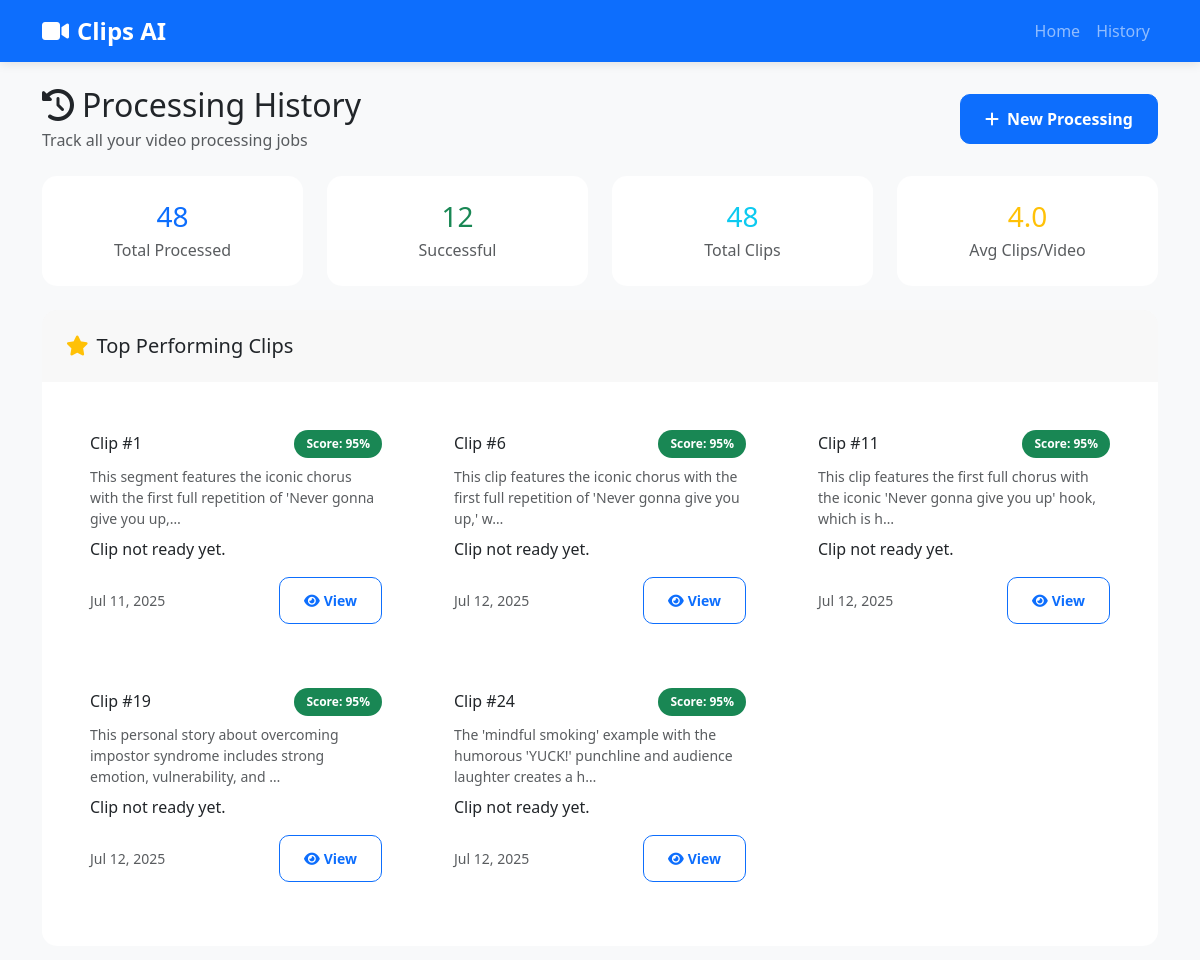
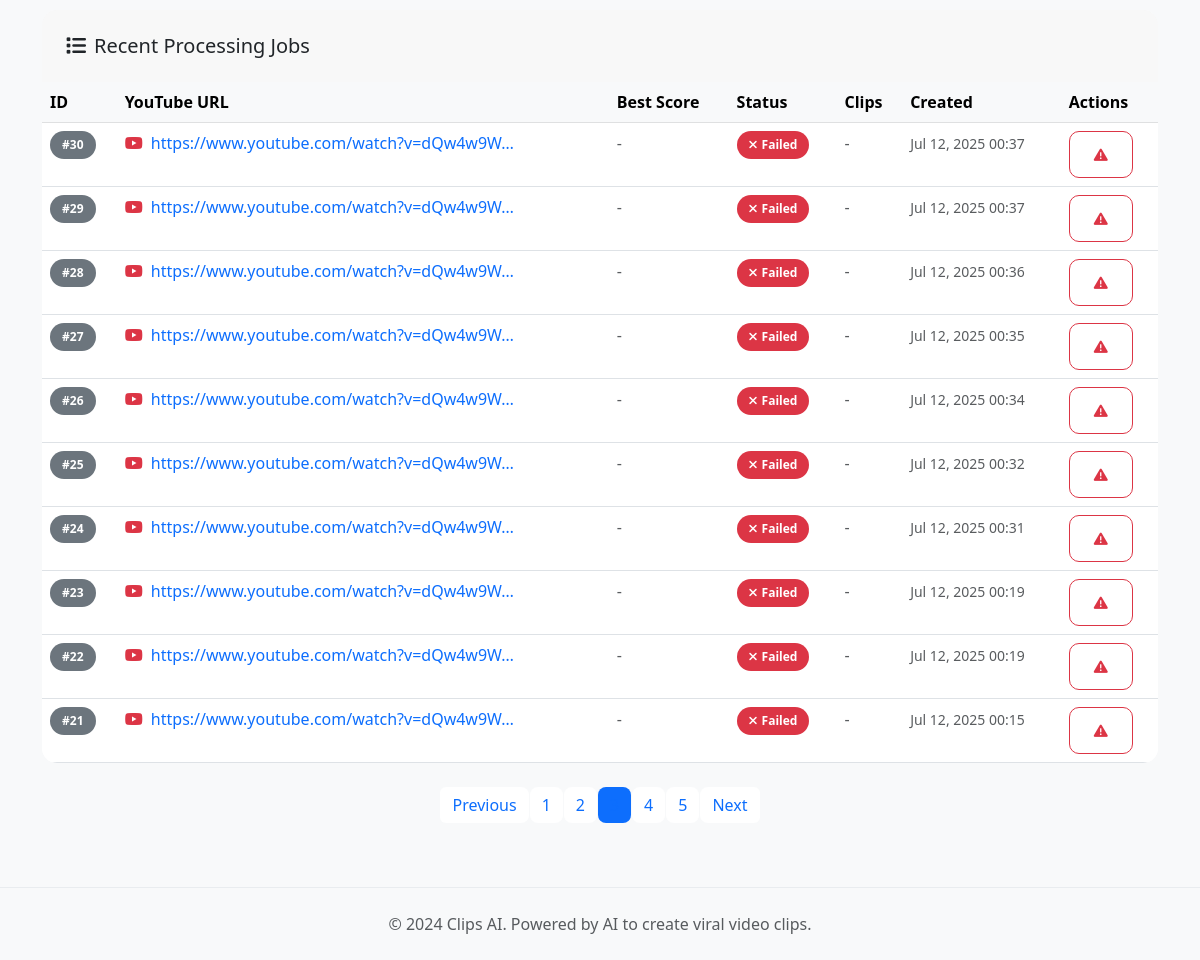
Screenshot of /history/?page=3 with the database file from the repository (2 pictures, top to bottom).
### core/models.py (models this page shows, shortened)
class ViralClip(models.Model):
    video_processing = models.ForeignKey(VideoProcessing, on_delete=models.CASCADE, related_name='clips')
    start_timestamp = models.FloatField(help_text="Start time in seconds")
    end_timestamp = models.FloatField(help_text="End time in seconds")
    justification = models.TextField(help_text="Why this moment is viral")
    emotional_keywords = models.JSONField(default=list, blank=True)
    urgency_indicators = models.JSONField(default=list, blank=True)
    virality_score = models.IntegerField(help_text="Score from 0-100", null=True, blank=True)
    clip_url = models.URLField(max_length=500, blank=True, null=True)
    preview_url = models.URLField(max_length=500, blank=True, null=True)
    created_at = models.DateTimeField(default=timezone.now)
    class Meta:
        ordering = ['-virality_score', '-created_at']

class VideoProcessing(models.Model):
    youtube_url = models.URLField(max_length=500)
    clip_duration = models.IntegerField(help_text="Duration in seconds")
    created_at = models.DateTimeField(default=timezone.now)
    status = models.CharField(max_length=20, choices=[
        ('pending', 'Pending'),
        ('processing', 'Processing'),
        ('completed', 'Completed'),
        ('failed', 'Failed')
    ], default='pending')
    error_message = models.TextField(blank=True, null=True)

### core/views.py (the view)
# urls.py: path('history/', views.history, name='history'),
def history(request):
    video_processings = VideoProcessing.objects.annotate(
        best_score=models.Max('clips__virality_score'),
        clip_count=models.Count('clips')
    ).order_by('-best_score', '-created_at')
    paginator = Paginator(video_processings, 10)  # 10 items per page
    page_number = request.GET.get('page')
    page_obj = paginator.get_page(page_number)
    total_processed = VideoProcessing.objects.count()
    successful_processings = VideoProcessing.objects.filter(status='completed').count()
    total_clips = ViralClip.objects.count()
    avg_clips_per_video = total_clips / successful_processings if successful_processings > 0 else 0
    top_clips = ViralClip.objects.order_by('-virality_score')[:5]
    context = {
        'video_processings': page_obj,
        'total_processed': total_processed,
        'successful_processings': successful_processings,
        'total_clips_generated': total_clips,
        'avg_clips_per_video': round(avg_clips_per_video, 1),
        'success_percentage': (successful_processings / total_processed * 100) if total_processed > 0 else 0,
        'top_clips': top_clips
    }
    return render(request, 'core/history.html', context)

### core/templates/core/history.html (shortened to what this page needs)
{% extends 'core/base.html' %}
{% block content %}
<div class="row">
    <div class="col-12">
        <div class="d-flex justify-content-between align-items-center mb-4">
            <div>
                <h2 class="mb-1">
                    <i class="fas fa-history me-2"></i>Processing History
                </h2>
                <p class="text-muted mb-0">Track all your video processing jobs</p>
            </div>
            <a href="{% url 'core:index' %}" class="btn btn-primary">
                <i class="fas fa-plus me-2"></i>New Processing
            </a>
        </div>
        <div class="row mb-4">
            <div class="col-md-3">
                <div class="card text-center">
                    <div class="card-body">
                        <h3 class="text-primary mb-1">{{ total_processed }}</h3>
                        <p class="text-muted mb-0">Total Processed</p>
                    </div>
                </div>
            </div>
            <div class="col-md-3">
                <div class="card text-center">
                    <div class="card-body">
                        <h3 class="text-success mb-1">{{ successful_processings }}</h3>
                        <p class="text-muted mb-0">Successful</p>
                    </div>
                </div>
            </div>
            <div class="col-md-3">
                <div class="card text-center">
                    <div class="card-body">
                        <h3 class="text-info mb-1">{{ total_clips_generated }}</h3>
                        <p class="text-muted mb-0">Total Clips</p>
                    </div>
                </div>
            </div>
            <div class="col-md-3">
                <div class="card text-center">
                    <div class="card-body">
                        <h3 class="text-warning mb-1">{{ avg_clips_per_video }}</h3>
                        <p class="text-muted mb-0">Avg Clips/Video</p>
                    </div>
                </div>
            </div>
        </div>
        {% if top_clips %}
        <div class="card mb-4">
            <div class="card-header">
                <h5 class="mb-0">
                    <i class="fas fa-star text-warning me-2"></i>Top Performing Clips
                </h5>
            </div>
            <div class="card-body">
                <div class="row">
                    {% for clip in top_clips %}
                    <div class="col-md-4 mb-3">
                        <div class="card h-100">
                            <div class="card-body">
                                <div class="d-flex justify-content-between align-items-center mb-2">
                                    <h6 class="mb-0">Clip #{{ clip.id }}</h6>
                                    <span class="badge bg-success">Score: {{ clip.virality_score }}%</span>
                                </div>
                                <p class="text-muted small mb-2">{{ clip.justification|truncatechars:100 }}</p>
                                {% if clip.clip_url %}
                                    <video controls width="100%" src="{{ clip.clip_url }}" style="max-height:200px;"></video>
                                    <a href="{{ clip.clip_url }}" download class="btn btn-success btn-sm mt-2">Download</a>
                                {% else %}
                                    <p>Clip not ready yet.</p>
                                {% endif %}
                                <div class="d-flex justify-content-between align-items-center mt-2">
                                    <small class="text-muted">{{ clip.created_at|date:"M d, Y" }}</small>
                                    <a href="{% url 'core:clip_detail' clip.id %}" class="btn btn-sm btn-outline-primary">
                                        <i class="fas fa-eye me-1"></i>View
                                    </a>
                                </div>
                            </div>
                        </div>
                    </div>
                    {% endfor %}
                </div>
            </div>
        </div>
        {% endif %}
        <div class="card">
            <div class="card-header">
                <h5 class="mb-0">
                    <i class="fas fa-list me-2"></i>Recent Processing Jobs
                </h5>
            </div>
            <div class="card-body p-0">
                {% if video_processings %}
                    <div class="table-responsive">
                        <table class="table table-hover mb-0">
                            <thead class="table-light">
                                <tr>
                                    <th>ID</th>
                                    <th>YouTube URL</th>
                                    <th>Best Score</th>
                                    <th>Status</th>
                                    <th>Clips</th>
                                    <th>Created</th>
                                    <th>Actions</th>
                                </tr>
                            </thead>
                            <tbody>
                                {% for processing in video_processings %}
                                <tr data-processing-id="{{ processing.id }}">
                                    <td>
                                        <span class="badge bg-secondary">#{{ processing.id }}</span>
                                    </td>
                                    <td>
                                        <a href="{{ processing.youtube_url }}" target="_blank" class="text-decoration-none">
                                            <i class="fab fa-youtube text-danger me-1"></i>
                                            {{ processing.youtube_url|truncatechars:40 }}
                                        </a>
                                    </td>
                                    <td>
                                        {% if processing.best_score %}
                                            <span class="badge bg-success">{{ processing.best_score }}%</span>
                                        {% else %}
                                            <span class="text-muted">-</span>
                                        {% endif %}
                                    </td>
                                    <td>
                                        {% if processing.status == 'completed' %}
                                            <span class="badge bg-success">
                                                <i class="fas fa-check me-1"></i>Completed
                                            </span>
                                        {% elif processing.status == 'processing' %}
                                            <span class="badge bg-warning">
                                                <i class="fas fa-spinner fa-spin me-1"></i>Processing
                                            </span>
                                        {% elif processing.status == 'failed' %}
                                            <span class="badge bg-danger">
                                                <i class="fas fa-times me-1"></i>Failed
                                            </span>
                                        {% else %}
                                            <span class="badge bg-secondary">
                                                <i class="fas fa-clock me-1"></i>Pending
                                            </span>
                                        {% endif %}
                                    </td>
                                    <td>
                                        {% if processing.status == 'completed' %}
                                            <span class="badge bg-primary">{{ processing.clip_count }}</span>
                                        {% else %}
                                            <span class="text-muted">-</span>
                                        {% endif %}
                                    </td>
                                    <td>
                                        <small class="text-muted">
                                            {{ processing.created_at|date:"M d, Y H:i" }}
                                        </small>
                                    </td>
                                    <td>
                                        <div class="btn-group btn-group-sm" role="group">
                                            {% if processing.status == 'failed' %}
                                                <button type="button"
                                                        class="btn btn-outline-danger"
                                                        data-bs-toggle="tooltip"
                                                        title="Error: {{ processing.error_message|truncatechars:50 }}"
                                                        onclick="showErrorDetails('{{ processing.error_message|escapejs }}')">
                                                    <i class="fas fa-exclamation-triangle"></i>
                                                </button>
                                            {% endif %}
                                        </div>
                                    </td>
                                </tr>
                                {% endfor %}
                            </tbody>
                        </table>
                    </div>
                {% endif %}
            </div>
        </div>
        {% if video_processings.has_other_pages %}
            <nav aria-label="History pagination" class="mt-4">
                <ul class="pagination justify-content-center">
                    {% if video_processings.has_previous %}
                        <li class="page-item">
                            <a class="page-link" href="?page={{ video_processings.previous_page_number }}">Previous</a>
                        </li>
                    {% endif %}
                    {% for num in video_processings.paginator.page_range %}
                        {% if video_processings.number == num %}
                            <li class="page-item active">
                                <span class="page-link">{{ num }}</span>
                            </li>
                        {% elif num > video_processings.number|add:'-3' and num < video_processings.number|add:'3' %}
                            <li class="page-item">
                                <a class="page-link" href="?page={{ num }}">{{ num }}</a>
                            </li>
                        {% endif %}
                    {% endfor %}
                    {% if video_processings.has_next %}
                        <li class="page-item">
                            <a class="page-link" href="?page={{ video_processings.next_page_number }}">Next</a>
                        </li>
                    {% endif %}
                </ul>
            </nav>
        {% endif %}
    </div>
</div>
{% endblock %}

### static/css/style.css (style rules this page uses)
:root { --primary-color: #0d6efd; --secondary-color: #6c757d; --success-color: #198754; --warning-color: #ffc107; --danger-color: #dc3545; --info-color: #0dcaf0; --light-color: #f8f9fa; --dark-color: #212529; }
body { font-family: 'Segoe UI', Tahoma, Geneva, Verdana, sans-serif; background-color: #f8f9fa; }
.card { border: none; border-radius: 15px; overflow: hidden; transition: transform 0.3s ease, box-shadow 0.3s ease; }
.card-header { border-bottom: none; padding: 1.5rem; }
.card-body { padding: 1.5rem; }
.btn { border-radius: 10px; font-weight: 600; padding: 0.75rem 1.5rem; transition: all 0.3s ease; }
.badge { border-radius: 20px; padding: 0.5rem 0.75rem; font-weight: 600; }
.pagination .page-link { border: none; border-radius: 8px; margin: 0 2px; color: var(--primary-color); }
.pagination .page-item.active .page-link { background-color: var(--primary-color); border-color: var(--primary-color); }

### rows the page displays
ViralClip: id "1", virality_score "95", justification "This segment features the iconic chorus with the first full repetition of 'Never gonna give you up,…", shows "Clip not ready yet.", created_at "Jul 11, 2025"
ViralClip: id "6", virality_score "95", justification "This clip features the iconic chorus with the first full repetition of 'Never gonna give you up,' w…", shows "Clip not ready yet.", created_at "Jul 12, 2025"
ViralClip: id "11", virality_score "95", justification "This clip features the first full chorus with the iconic 'Never gonna give you up' hook, which is h…", shows "Clip not ready yet.", created_at "Jul 12, 2025"
ViralClip: id "19", virality_score "95", justification "This personal story about overcoming impostor syndrome includes strong emotion, vulnerability, and …", shows "Clip not ready yet.", created_at "Jul 12, 2025"
ViralClip: id "24", virality_score "95", justification "The 'mindful smoking' example with the humorous 'YUCK!' punchline and audience laughter creates a h…", shows "Clip not ready yet.", created_at "Jul 12, 2025"
VideoProcessing: id "30", youtube_url "https://www.youtube.com/watch?v=dQw4w9W…", status "failed" (drawn), created_at "Jul 12, 2025 00:37"
VideoProcessing: id "29", youtube_url "https://www.youtube.com/watch?v=dQw4w9W…", status "failed" (drawn), created_at "Jul 12, 2025 00:37"
VideoProcessing: id "28", youtube_url "https://www.youtube.com/watch?v=dQw4w9W…", status "failed" (drawn), created_at "Jul 12, 2025 00:36"
VideoProcessing: id "27", youtube_url "https://www.youtube.com/watch?v=dQw4w9W…", status "failed" (drawn), created_at "Jul 12, 2025 00:35"
VideoProcessing: id "26", youtube_url "https://www.youtube.com/watch?v=dQw4w9W…", status "failed" (drawn), created_at "Jul 12, 2025 00:34"
VideoProcessing: id "25", youtube_url "https://www.youtube.com/watch?v=dQw4w9W…", status "failed" (drawn), created_at "Jul 12, 2025 00:32"
VideoProcessing: id "24", youtube_url "https://www.youtube.com/watch?v=dQw4w9W…", status "failed" (drawn), created_at "Jul 12, 2025 00:31"
VideoProcessing: id "23", youtube_url "https://www.youtube.com/watch?v=dQw4w9W…", status "failed" (drawn), created_at "Jul 12, 2025 00:19"
VideoProcessing: id "22", youtube_url "https://www.youtube.com/watch?v=dQw4w9W…", status "failed" (drawn), created_at "Jul 12, 2025 00:19"
VideoProcessing: id "21", youtube_url "https://www.youtube.com/watch?v=dQw4w9W…", status "failed" (drawn), created_at "Jul 12, 2025 00:15"

### other values shown
{{ total_processed }} "48"
{{ successful_processings }} "12"
{{ total_clips_generated }} "48"
{{ avg_clips_per_video }} "4.0"
{{ num }} "1" "2" "4" "5"
